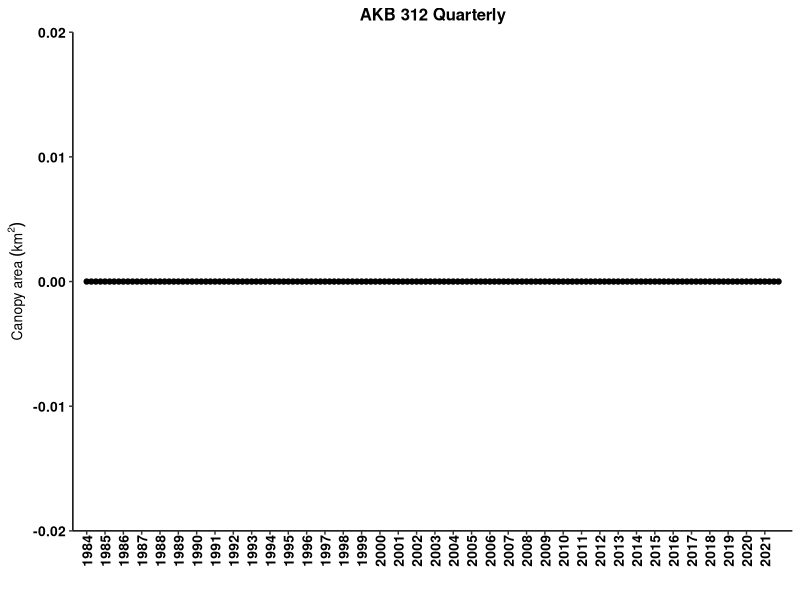
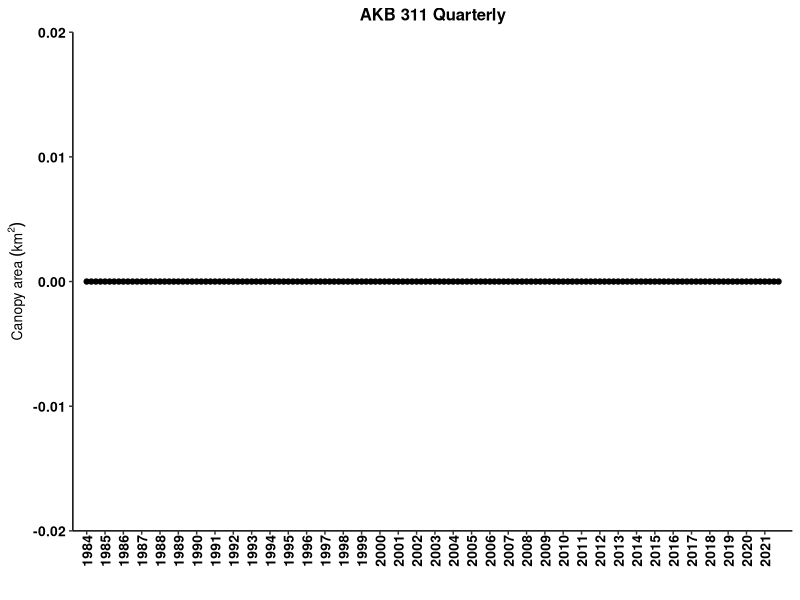
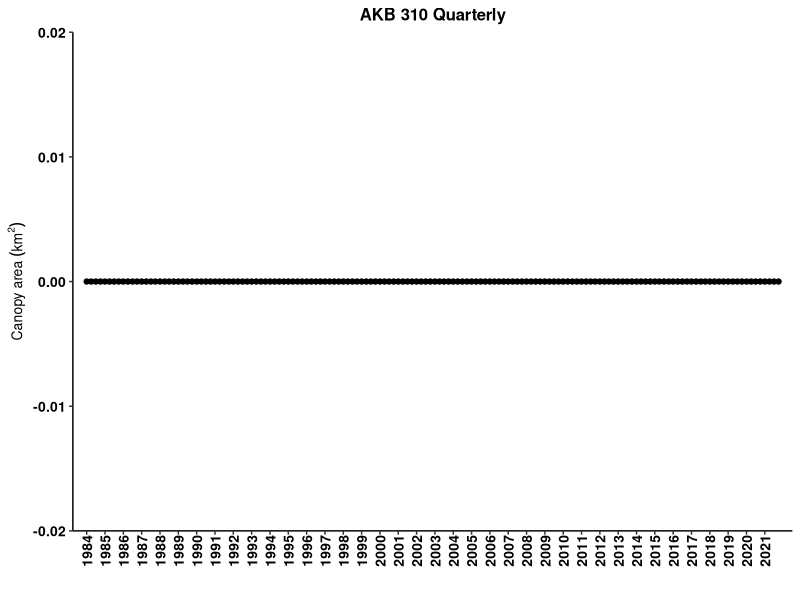
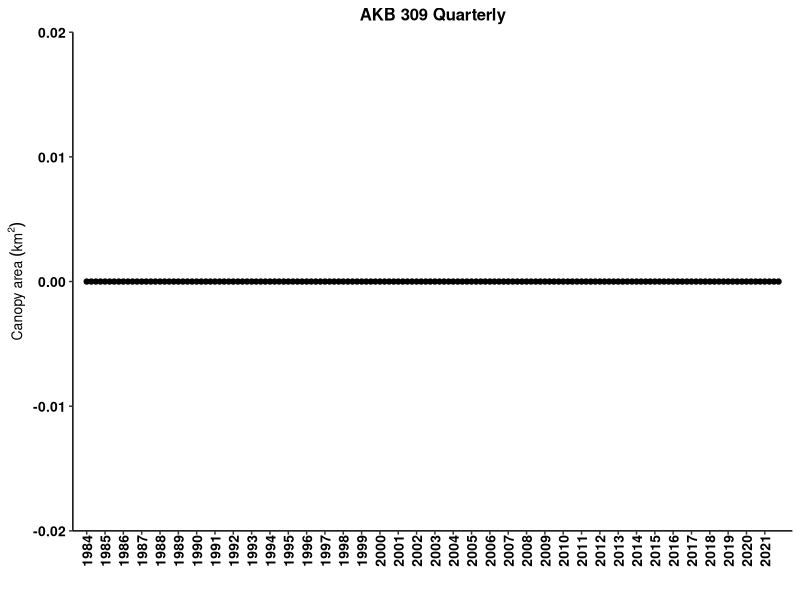
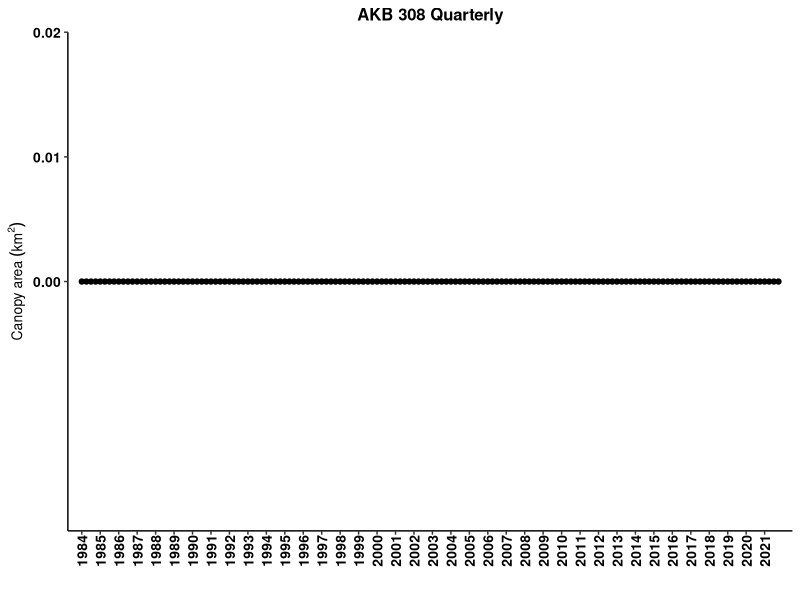
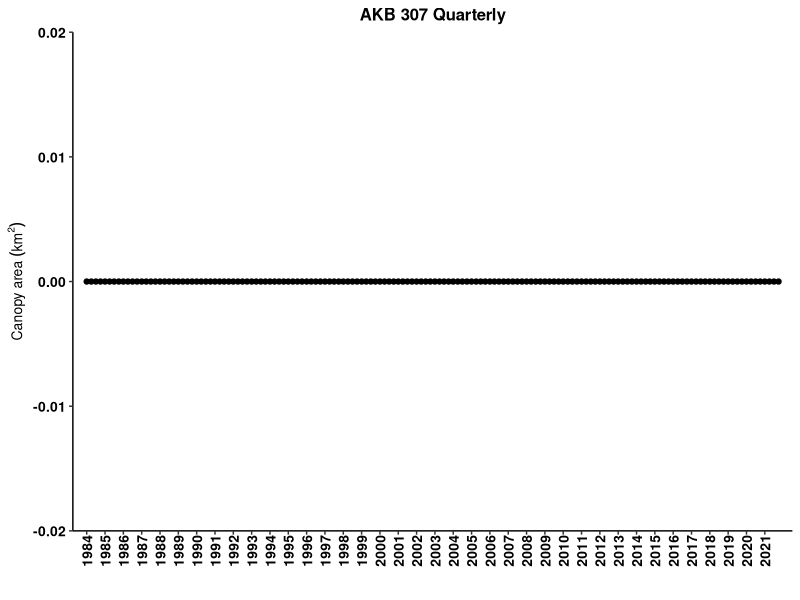
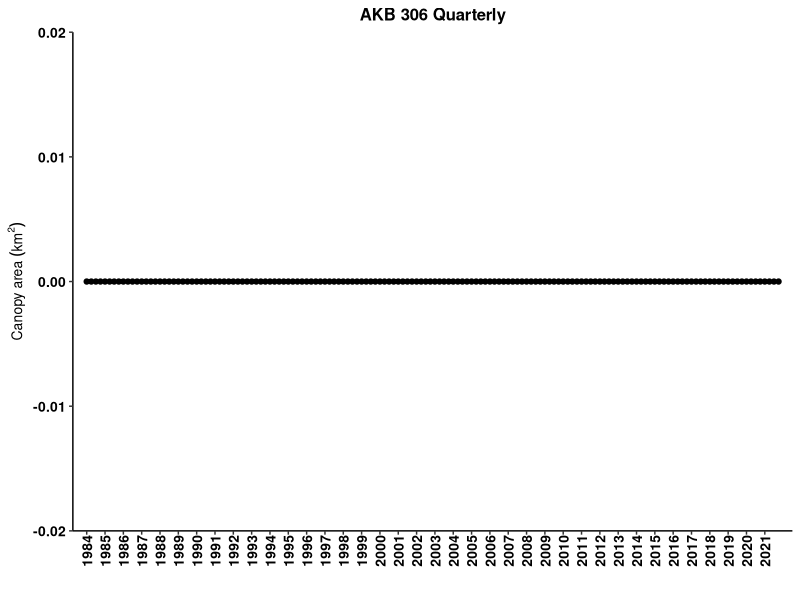
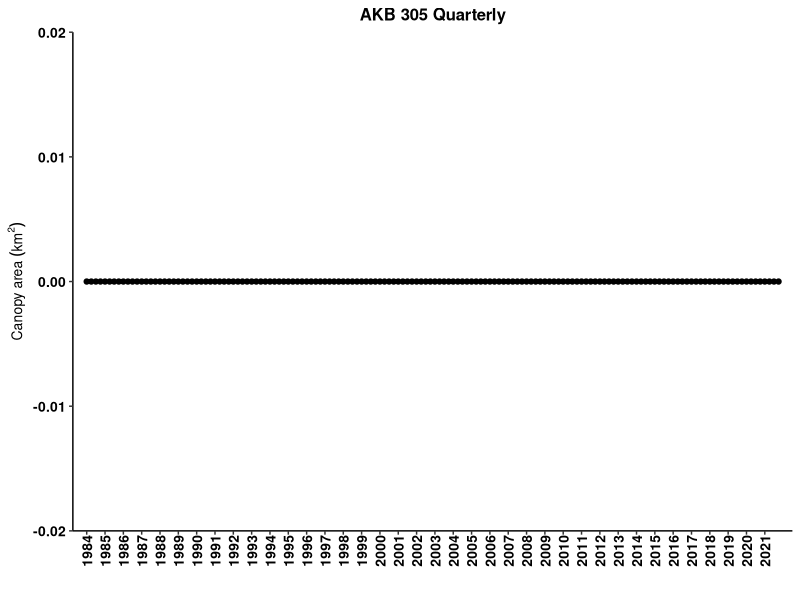

Here is the R script that generated these plots, in order:
## ---- chunk 1
knitr::opts_chunk$set(echo = FALSE, warning=FALSE)
options(knitr.table.format = "latex")
# to create a PDF output, change "output:html_document" to "output: pdf_document" in the header above.
# note about fig_crop:FALSE. This makes the PDF output look nicer by putting spaces btwn the figures instead of smashing them as close together as possible. It doesn't do anything to the HTML output as far as I can tell.
# how to assign username: git config --global user.name "gcontolini"
# how to add, commit, and add message in terminal: git commit -am "commit message"
# how to write commit message in terminal: write message then press esc and :wq to save and exit

#### Load libraries ####
library(ggplot2) # plotting
library(ggpubr) # arranging plots
library(scales) # let's you put commas in the axis labels for thousands
library(dplyr) # data manipulations
library(tidyr) # data cleaning
library(readr) # better data reading
library(ncdf4)
library(sf) # special features. probably mapping. 
library(sp) # spatial data
library(lubridate) # manipulating dates easily
library(knitr) # to knit the Rmd file
library(kableExtra) # pretty tables
library(bookdown) # pretty table additions

#### ggplot theme ####
my.theme = theme( 
   panel.background = element_blank(), 
   panel.grid.minor.x = element_blank(),
   panel.grid.major.x = element_blank(),
   panel.grid = element_blank(),
   axis.text  = element_text(size=10, face='bold', color='black'), #makes axis labels bigger
   axis.title = element_text(size=10, face="bold"), #makes axis title bigger and bold
   #axis.title.y = element_text(margin=margin(0,10,0,5)), #pushes the y axis title away from the y axis labels
   strip.background = element_blank(),
   #legend.title = element_blank(),
   #legend.text = element_text(size=8),
   legend.background = element_blank(), 
   legend.key = element_blank(), #makes the legend background behind the symbols go away.
   #axis.ticks.x = element_blank()
   axis.line = element_line(color = 'black'), 
   panel.border = element_blank(), # this removes the box around the plot   
   plot.title = element_text(size=12 ,face='bold', hjust = 0.5), # hjust 0.5 makes title centered
   axis.text.x = element_text(size = 10, angle = 90, vjust = 0.5, margin = margin(0,0,5,0)) # rotates x axis labels 90 degrees counter-clockwise, pushes bars onto x axis
)


#### Import data ####
# info on the data: https://sbclter.msi.ucsb.edu/data/catalog/package/?package=knb-lter-sbc.74

# Instructions from Dr. Tom Bell:
# “The output files show the Admin Bed # in the first column and the rest of the columns are quarters from 1984 - 2020. Area is in m2 and biomass is in fresh kg. Missing values (due to lack of imagery or clouds are labelled as -999).”

# Edible seaweed data from CDFW
# edible = read.csv('EdibleSeaweedHarvest_rfm_1-28-21.csv') # edible seaweed harvest. This one has months. That is important.
# kelp = read.csv('KelpHarvest_vers2_rfm_1-28-21.csv') # kelp harvest
## ---- chunk 2
# ## THIS HAS ALL BEEN COMMENTED BECAUSE IT IS JUST THE WORK THAT LED TO THE CSVS I'M USING FOR THE FIGS
# 
# # info on the data: https://sbclter.msi.ucsb.edu/data/catalog/package/?package=knb-lter-sbc.74
# 
# #Kelp Biomass and Area Dynamics of CDFW Admin Beds
# #Tom Bell
# #Novemeber 18, 2020
# # **Please let me know if you need help with any step!**
# 
# #Load Admin Bed Shapefile
# #Place the lat/lon version of the Admin Bed shapefile in your working directory
# # admin_beds <- st_read('KelpAdmin_latlong/KelpAdmin_latllong.shp')
# admin_beds = st_read('MAN_CA_KelpAdmin.shx') # wait I changed it to .shx and now it works??
# counties <- st_read('MAN_CA_CountyStateWaters.shx')
# 
# 
# #Open Kelp NetCDF File
# #Place the NetCDF file in your working directory
# #The file can be found here: https://sbclter.msi.ucsb.edu/data/catalog/package/?package=knb-lter-sbc.74
# # nc_data_2021 <- nc_open('kelpCanopyFromLandsat_2021.nc') # old data
# nc_data <- nc_open('LandsatkelpBiomass_2021_v2_withmetadata.nc')
# 
# #Load necessary variables from NetCDF File
# lon <- ncvar_get(nc_data, 'longitude')
# lat <- ncvar_get(nc_data, 'latitude')
# years <- ncvar_get(nc_data, 'year')
# quarters <- ncvar_get(nc_data, 'quarter')
# biomass <- ncvar_get(nc_data, 'biomass')
# area <- ncvar_get(nc_data, 'area')
# 
# #Make Coordinate Dataframe
# coords <- data.frame(lon,lat)
# 
# #Create output matrices
# LN = dim(quarters)
# output_biomass <- matrix(ncol=LN, nrow=87)
# output_area <- matrix(ncol=LN, nrow=87)
# 
# for(i in 1:87){
# 
#   #Pull shapefile coordinates from each admin bed
#   #I had to make hard code an addition here for Bed 86 as I am not as fluent in geospatial analysis in R as I am in Matlab
#   #The issue is that the shaprefile geometry is divided into multiple parts when there are NaNs in the lat/lon columns
#   if (i == 86) {
#     bed_coords <- as.data.frame(admin_beds[i,]$geometry[[1]][[2]][[1]])
#   } else {
#     bed_coords <- as.data.frame(admin_beds[i,]$geometry[[1]][[1]][[1]])
#   }
# 
#   #Find the kelp coordinates that exist inside each admin bed polygon
#   kelp_poly <- point.in.polygon(lon, lat, bed_coords$V1, bed_coords$V2, mode.checked=FALSE)
#   TF <- which(kelp_poly %in% 1)
# 
#   #Extract biomass and area data for each polygon
#   bio_bed <- biomass[TF,]
#   area_bed <- area[TF,]
# 
#   #Sum biomass and area
#   bio_bed_sum <- colSums(bio_bed, na.rm = TRUE, dims = 1)
#   area_bed_sum <- colSums(area_bed, na.rm = TRUE, dims = 1)
# 
#   #Remove Columns w/ >25% No Data (Clouds)
#   #Find all NA values (missing data) in the kelp dataset
#   bio_bed_NA = is.na(bio_bed)
#   area_bed_NA = is.na(area_bed)
# 
#   #Find number of kelp pixels in the polygon
#   L = dim(bio_bed)
# 
#   #Calculate the percent of NAs for each season
#   bio_bed_NA_percent <- colSums(bio_bed_NA, na.rm = TRUE)/L[1]
#   area_bed_NA_percent <- colSums(area_bed_NA, na.rm = TRUE)/L[1]
# 
#   #Find seasons with greater than 20% missing data
#   NA_GT <- which(bio_bed_NA_percent > 0.25)
#   NA_GTA <- which(area_bed_NA_percent > 0.25)
# 
#   #Set seasons with greater than 20% missing data to -999
#   bio_bed_sum[NA_GT] = -999
#   area_bed_sum[NA_GTA] = -999
# 
#   #Add summed kelp canopy data to matrix
#   output_biomass[i,] <- bio_bed_sum
#   output_area[i,] <- area_bed_sum
# 
# }
# 
# #Transpose Quarter and Year data
# quarterst <- t(quarters)
# yearst <- t(years)
# 
# #Add Quarter and Year data to output matrices
# output2_biomass <- rbind(quarterst, output_biomass)
# output3_biomass <- rbind(yearst, output2_biomass)
# output2_area <- rbind(quarterst, output_area)
# output3_area <- rbind(yearst, output2_area)
# 
# #Add Admin Bed Number to output matrices
# BedsNA <- admin_beds$KelpBed
# Beds <- c(rep(NA,2),BedsNA)
# output4_biomass <- cbind(Beds, output3_biomass)
# output4_area <- cbind(Beds, output3_area)
# 
# #Write CSV of kelp biomass time series for each Admin Bed
# write.csv(output4_biomass, 'kelp_biomass_output_2022.csv', row.names = FALSE)
# write.csv(output4_area, 'kelp_area_output_2022.csv', row.names = FALSE)

# The above just organizes data into AKBs, which can only be done in a directory that can hold the large NetCDF file (>100 MB), which RStudio Cloud cannot. So I ran that code on my local machine and now I will read in the resulting .csv:

output4_area <- read.csv('kelp_area_output_2022.csv')

# I believe we only got countywide data directly from T Bell.
## ---- chunk 3
canopy_area <- output4_area %>%
   as.data.frame()

# I want to plot area vs. year.quarter. This means year.quarter needs to be in a column. Currently all cols are separate. This is called wide format. I want tall format.

# create column names
names(canopy_area) <- paste(canopy_area[1,], canopy_area[2,], sep='.') # paste years with quarters to make each col have a unique name.

# rename the ID col for counties
names(canopy_area)[1] <- "AKB"

# remove first 2 rows since they are not canopy data, just IDs--year and quarter
canopy_area <- canopy_area[-c(1:2),] 

# convert to tall format
canopy_area_tall <- canopy_area %>% 
   pivot_longer(-'AKB', names_to = 'year.qtr', values_to = 'm2')

# separate year and quarter into two cols
canopy_area_tall <- canopy_area_tall %>%
   separate(col = year.qtr, sep = "[.]", into = c("year","qtr")) # omg. you have to hard bracket the period for some reason. wtf does [^[:alnum:]]+ mean and why aren't brackets used in the example?????? :((

# make number cols numeric
canopy_area_tall$year <- as.numeric(canopy_area_tall$year)
canopy_area_tall$qtr <- as.numeric(canopy_area_tall$qtr)
canopy_area_tall$m2 <- as.numeric(canopy_area_tall$m2)

# make quarters actual quarter decimals for plotting
qtrs <- seq(0,0.75,0.25)
for(i in 1:4) {
   canopy_area_tall$qtr[which(canopy_area_tall$qtr == i)] <- qtrs[i]
}

# add year and quarter to get a continuous time column. Note that the tibble hides the decimals place for no apparent reason but the sum is correct.
canopy_area_tall$year.qtr <- canopy_area_tall$year + canopy_area_tall$qtr

# Change negative area to NA
canopy_area_tall$m2[which(canopy_area_tall$m2 < 0)] = NA

# Convert m2 to km2
canopy_area_tall$km2 = canopy_area_tall$m2 / 1e6
## ---- chunk 4

# All quarters
expand.a.little = 0.02

## AKB 312, Crescent City
ggplot(canopy_area_tall[which(canopy_area_tall$AKB == '312'),], aes(x = year.qtr, y = km2)) +
   geom_point() +
   geom_line() +
   scale_x_continuous(breaks = 1984:2021, expand = c(expand.a.little,0)) +
   scale_y_continuous(expand = c(expand.a.little, 0)) +
   labs(x = '',  y =  bquote('Canopy area'~(km^2))) +
   ggtitle('AKB 312 Quarterly') +
   my.theme

## AKB 311
ggplot(canopy_area_tall[which(canopy_area_tall$AKB == '311'),], aes(x = year.qtr, y = km2)) +
   geom_point() +
   geom_line() +
   scale_x_continuous(breaks = 1984:2021, expand = c(expand.a.little,0)) +
   scale_y_continuous(expand = c(expand.a.little, 0)) +
   labs(x = '',  y =  bquote('Canopy area'~(km^2))) +
   ggtitle('AKB 311 Quarterly') +
   my.theme

## AKB 310
ggplot(canopy_area_tall[which(canopy_area_tall$AKB == '310'),], aes(x = year.qtr, y = km2)) +
   geom_point() +
   geom_line() +
   scale_x_continuous(breaks = 1984:2021, expand = c(expand.a.little,0)) +
   scale_y_continuous(expand = c(expand.a.little, 0)) +
   labs(x = '',  y =  bquote('Canopy area'~(km^2))) +
   ggtitle('AKB 310 Quarterly') +
   my.theme

## AKB 309
ggplot(canopy_area_tall[which(canopy_area_tall$AKB == '309'),], aes(x = year.qtr, y = km2)) +
   geom_point() +
   geom_line() +
   scale_x_continuous(breaks = 1984:2021, expand = c(expand.a.little,0)) +
   scale_y_continuous(expand = c(expand.a.little, 0)) +
   labs(x = '',  y =  bquote('Canopy area'~(km^2))) +
   ggtitle('AKB 309 Quarterly') +
   my.theme

## AKB 308
ggplot(canopy_area_tall[which(canopy_area_tall$AKB == '308'),], aes(x = year.qtr, y = km2)) +
   geom_point() +
   geom_line() +
   scale_x_continuous(breaks = 1984:2021, expand = c(expand.a.little,0)) +
   scale_y_continuous(breaks = seq(0, 0.04, 0.01), expand = c(expand.a.little,0)) +
   labs(x = '',  y =  bquote('Canopy area'~(km^2))) +
   ggtitle('AKB 308 Quarterly') +
   my.theme

## AKB 307, Fort Bragg
ggplot(canopy_area_tall[which(canopy_area_tall$AKB == '307'),], aes(x = year.qtr, y = km2)) +
   geom_point() +
   geom_line() +
   scale_x_continuous(breaks = 1984:2021, expand = c(expand.a.little,0)) +
   scale_y_continuous(expand = c(expand.a.little, 0)) +
   labs(x = '',  y =  bquote('Canopy area'~(km^2))) +
   ggtitle('AKB 307 Quarterly') +
   my.theme

## AKB 306
ggplot(canopy_area_tall[which(canopy_area_tall$AKB == '306'),], aes(x = year.qtr, y = km2)) +
   geom_point() +
   geom_line() +
   scale_x_continuous(breaks = 1984:2021, expand = c(expand.a.little,0)) +
   scale_y_continuous(expand = c(expand.a.little, 0)) +
   labs(x = '',  y =  bquote('Canopy area'~(km^2))) +
   ggtitle('AKB 306 Quarterly') +
   my.theme

## AKB 305
ggplot(canopy_area_tall[which(canopy_area_tall$AKB == '305'),], aes(x = year.qtr, y = km2)) +
   geom_point() +
   geom_line() +
   scale_x_continuous(breaks = 1984:2021, expand = c(expand.a.little,0)) +
   scale_y_continuous(expand = c(expand.a.little, 0)) +
   labs(x = '',  y =  bquote('Canopy area'~(km^2))) +
   ggtitle('AKB 305 Quarterly') +
   my.theme

## AKB 304
ggplot(canopy_area_tall[which(canopy_area_tall$AKB == '304'),], aes(x = year.qtr, y = km2)) +
   geom_point() +
   geom_line() +
   scale_x_continuous(breaks = 1984:2021, expand = c(expand.a.little,0)) +
   scale_y_continuous(expand = c(expand.a.little, 0)) +
   labs(x = '',  y =  bquote('Canopy area'~(km^2))) +
   ggtitle('AKB 304 Quarterly') +
   my.theme

## AKB 303
ggplot(canopy_area_tall[which(canopy_area_tall$AKB == '303'),], aes(x = year.qtr, y = km2)) +
   geom_point() +
   geom_line() +
   scale_x_continuous(breaks = 1984:2021, expand = c(expand.a.little,0)) +
   scale_y_continuous(expand = c(expand.a.little, 0)) +
   labs(x = '',  y =  bquote('Canopy area'~(km^2))) +
   ggtitle('AKB 303 Quarterly') +
   my.theme

## AKB 302
ggplot(canopy_area_tall[which(canopy_area_tall$AKB == '302'),], aes(x = year.qtr, y = km2)) +
   geom_point() +
   geom_line() +
   scale_x_continuous(breaks = 1984:2021, expand = c(expand.a.little,0)) +
   scale_y_continuous(expand = c(expand.a.little, 0)) +
   labs(x = '',  y =  bquote('Canopy area'~(km^2))) +
   ggtitle('AKB 302 Quarterly') +
   my.theme

## AKB 301
ggplot(canopy_area_tall[which(canopy_area_tall$AKB == '301'),], aes(x = year.qtr, y = km2)) +
   geom_point() +
   geom_line() +
   scale_x_continuous(breaks = 1984:2021, expand = c(expand.a.little,0)) +
   scale_y_continuous(expand = c(expand.a.little, 0)) +
   labs(x = '',  y =  bquote('Canopy area'~(km^2))) +
   ggtitle('AKB 301 Quarterly') +
   my.theme
## ---- chunk 5
qtr_max_AKB <- canopy_area_tall %>%
  group_by(AKB, year) %>%        # group by AKB and year
  slice(which.max(km2)) %>%      # find the maximum km2 value
  subset(select = -year.qtr) %>% # remove year.qtr col
  transmute(quarter = qtr*4+1)   # change quarters from decimals to 1,2,3,4

# Count how many quarters are the max per year per AKB
n_max_qtrs_AKB <- qtr_max_AKB %>%
  group_by(AKB, quarter) %>%
  summarise(number = length(quarter), .groups = 'drop') %>%
  filter(AKB > 300) %>%
  complete(AKB, quarter, fill = list(number = 0)) # sets missing quarters to number = 0

# kable(n_max_qtrs_AKB
#       , digits = 2
#       , booktabs = TRUE
#       , row.names = FALSE
#       , align = 'c'
#       , linesep = ''
#       , caption = 'Number of quarters with maximum annual canopy area'
# ) %>%
#   kable_styling(latex_options = 'hold_position') # otherwise the table moves in the pdf

# which quarters had the greatest canopy area in 2021?
# I want to identify the quarter in each of the 300-level AKBs that had the max km2 value in 2021
max_2021_km2 <- canopy_area_tall %>%
  filter(year == 2021) %>%
  filter(AKB > 300) %>% # this shows km2 values for all 300-level AKBs in 2021. What is the max for 2021?
  group_by(AKB) %>%
  summarise(max.km2 = max(km2, na.rm = T)) # this gives the max km2 values. which quarter are they in?
      
km2_qtrs_300AKBs <- canopy_area_tall %>%
  filter(year == 2021 & AKB > 300) %>%
  #filter(km2 %in% max_2021_km2$max.km2) %>% # This shows only the quarters with the annual maxima
  mutate(quarter = qtr*4+1) %>%
  subset(select = c('AKB','year','quarter','km2')) %>%
  arrange(desc(AKB)) %>%
  relocate(year) # puts year as the first col

kable(km2_qtrs_300AKBs
      #, digits = 2
      , booktabs = TRUE
      , row.names = FALSE
      , align = 'c'
      , linesep = ''
      , caption = 'Quarterly kelp canopy area in 2021 only'
) %>%
  kable_styling(latex_options = 'hold_position') # otherwise the table moves in the pdf
